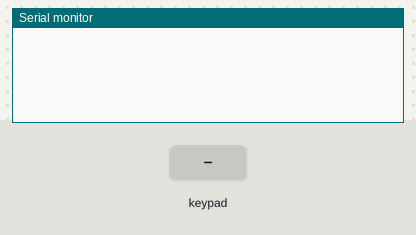
Simulated run of this sketch. Board: Arduino Uno, built with avr-gcc and run on an emulated ATmega328P. On the bench: the last lines printed to the serial monitor. The inputs (shaded band) are chosen by the test bench.

Above: at 3.2 s.
3.3 s: key '0' pressed
At 4.0 s:
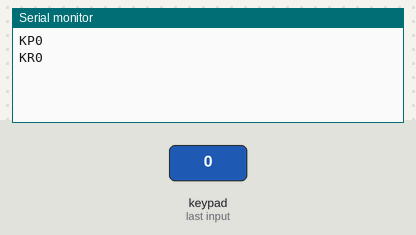
4.9 s: keypad keys 4 5 6 7 A pressed 0.4 s apart
At 7.4 s:
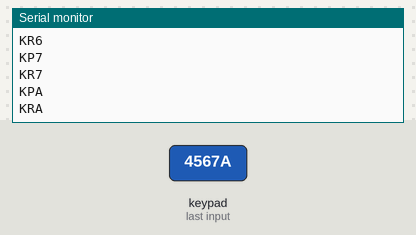
8.4 s: key 'B' pressed
At 9.7 s:
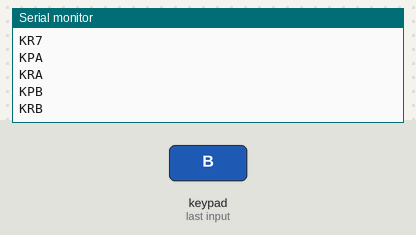
10.0 s: keypad keys 4 5 6 7 D pressed 0.4 s apart
At 12.5 s:
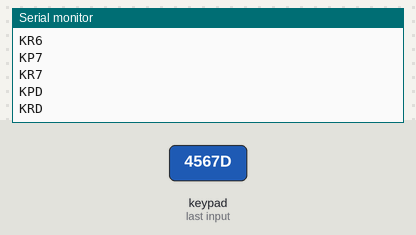
13.5 s: key 'C' pressed
At 14.8 s:
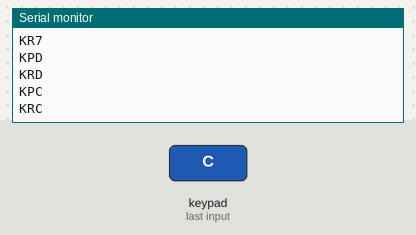
15.1 s: key 'E' pressed
At 16.6 s:
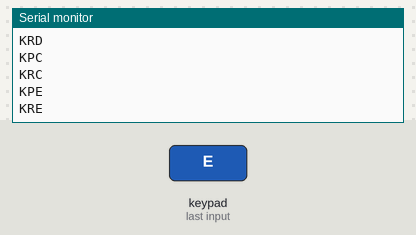
Timing chart, 0 to 17.7 s (numbered marks = the images above; inputs shaded):
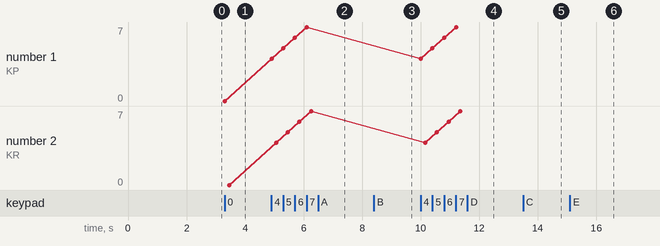

Measured:
- after the input at 3.3 s, the serial monitor: prints a new line at once (image 1)
- after the input at 4.9 s, the serial monitor: prints a new line at once (image 2)
- after the input at 8.4 s, the serial monitor: prints a new line at once (image 3)
- after the input at 10.0 s, the serial monitor: prints a new line at once (image 4)
- after the input at 13.5 s, the serial monitor: prints a new line at once (image 5)
- after the input at 15.1 s, the serial monitor: prints a new line at once (image 6)
- plotted number 1: 0 → 7 after the input at 4.9 s
- plotted number 2: 0 → 7 after the input at 4.9 s

The sketch:

keypad_4x4.ino
```cpp
#include <Keypad.h>

const byte ROWS = 4;
const byte COLS = 4;

char keys[ROWS][COLS] = {
  {'0','1','2','3'},
  {'4','5','6','7'},
  {'8','9','A','B'},
  {'C','D','E','F'}
};

byte rowPins[ROWS] = {4,5,6,7};
byte colPins[COLS] = {8,9,10,16};

Keypad keypad = Keypad(makeKeymap(keys), rowPins, colPins, ROWS, COLS);

void sendEvent(char source, char event, char key) {
  Serial.print(source);
  Serial.print(event);
  Serial.println(key);
}

void setup() {
  Serial.begin(115200);
  delay(2000);
}

void loop() {
  if (keypad.getKeys()) {
    for (int i = 0; i < LIST_MAX; i++) {
      if (!keypad.key[i].stateChanged) {
        continue;
      }

      char event;

      switch (keypad.key[i].kstate) {
        case PRESSED:
          event = 'P';
          break;
        case RELEASED:
          event = 'R';
          break;
        default:
          continue;
      }

      sendEvent('K', event, keypad.key[i].kchar);
    }
  }
}
```
